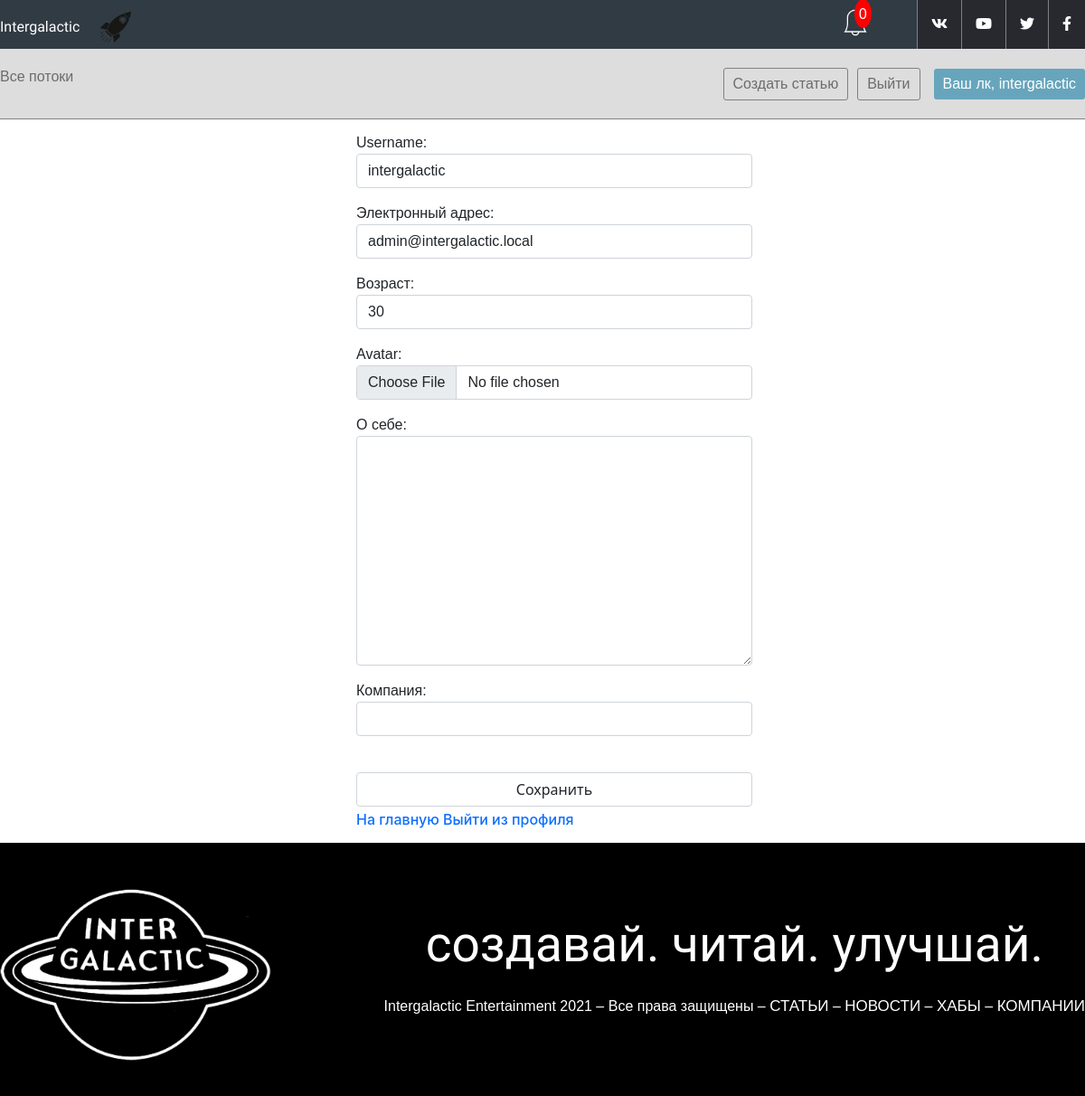
/auth/edit/ (signed in), run on the app's committed database.
### authapp/models.py (models this page shows)
class IntergalacticUser(AbstractUser):
    avatar = models.ImageField(upload_to=USERS_AVATARS, blank=True)
    age = models.PositiveIntegerField(verbose_name='возраст', null=False,
                                      default=0)
    email = models.EmailField(verbose_name='электронный адрес', unique=True)
    about = models.TextField(verbose_name='о себе', blank=True)
    company = models.CharField(verbose_name='компания', max_length=32,
                               blank=True)
    class Meta:
        verbose_name = 'Пользователь'
        verbose_name_plural = 'Пользователи'
        ordering = ['-is_active', '-is_superuser', '-is_staff', 'username']

### authapp/views.py (the view)
# urls.py: path('edit/', authapp.Profile.as_view(), name='profile'),
class Profile(UpdateView):
    model = IntergalacticUser
    template_name = 'authapp/edit.html'
    success_url = reverse_lazy('auth:profile')
    form_class = IntergalacticUserEditForm
    def get_object(self, queryset=None):
        return IntergalacticUser.objects.get(pk=self.request.user.pk)

### authapp/forms.py
class IntergalacticUserEditForm(UserChangeForm):
    class Meta:
        model = IntergalacticUser
        fields = ('username', 'email', 'age', 'avatar', 'about', 'company')
    def __init__(self, *args, **kwargs):
        super(IntergalacticUserEditForm, self).__init__(*args, **kwargs)
        for field_name, field in self.fields.items():
            field.widget.attrs['class'] = "form-control"
            field.help_text = ''
            if field_name == 'password':
                field.widget = forms.HiddenInput()

### authapp/templates/authapp/edit.html (shortened to what this page needs)
{% extends 'authapp/base.html' %}
{% block loginForm %}
    <form class="form-horizontal" action="{% url 'auth:profile' %}" method="post" enctype="multipart/form-data">
        {{ form.as_p }}
        <br>
        <input class="form-control" type="submit" value="Сохранить">
    </form>
    <a class="btn btn-link" href="{% url 'mainapp:main' %}">На главную</a>
    <a class="btn btn-link" href="{% url 'auth:logout' %}">Выйти из профиля</a>
{% endblock %}

### mainapp/templates/mainapp/includes/inc_main_menu.html (shortened to what this page needs)
<div class="nav-wrapper">
    <nav class="main-nav">
        <ul>
            <li>
                <a href="{% url 'main:category' 0 %}"
                    class="{% if request.resolver_match.kwargs.pk == 0 %}nav-link-current{% endif %}">
                    Все потоки
                </a>
            </li>
        </ul>
        <div class="nav-right">
            {% if user.is_authenticated %}
                <a href="{% url 'main:create_publication' %}" class="login">Создать статью</a>
                <a href="{% url 'auth:logout' %}" class="login">Выйти</a>
                <a href="{% url 'main:personality' %}" class="registration">Ваш лк, {{ request.user }}</a>
            {% else %}
                <a href="{% url 'auth:login' %}" class="login">Войти</a>
                <a href="{% url 'auth:register' %}" class="registration">Регистрация</a></div>
            {% endif %}
    </nav>
</div>

### static/style/style.css (style rules this page uses)
* { margin: 0; padding: 0; }
a { text-decoration: none !important; color: #6c6c6c; font-family: sans-serif; }
p { font-family: sans-serif !important; }
.nav-wrapper { border-bottom: 1px solid grey; background-color: #dddddd; position: sticky; z-index: 10000; top: 0; }
.main-nav { display: flex; justify-content: space-between; z-index: 99; min-width: 1024px; max-width: 1200px; margin: 0 auto; }
.main-nav ul { display: flex; list-style-type: none; padding: 18px 0 18px 0; }
.main-nav .nav-right { display: flex; align-items: center; }
.main-nav .nav-right .login, .main-nav .nav-right .registration { padding: 5px 10px; border-radius: 3px; margin-left: 15px; }
.main-nav .nav-right .login { margin-left: 10px; color: #6c6c6c; border: 1px solid grey; }
.main-nav .nav-right .registration { background-color: #67a5bc; color: white; }
.btn { -webkit-font-smoothing: antialiased; -moz-osx-font-smoothing: grayscale; border: 0; background-color: transparent; box-shadow: none; padding: 0; cursor: pointer; user-select: none; -webkit-appearance: none; -moz-appearance: none; touch-action: manipulation; display: inline-flex; align-items: center; justify-content: center; width: auto; font-weight: 500; font-family: "-apple-system", BlinkMacSystemFont, "Segoe UI", Arial, sans-serif; box-sizing: border-box; white-space: nowrap; }
.btn:link { text-decoration: none; }
* { -webkit-box-sizing: content-box; -moz-box-sizing: content-box; box-sizing: content-box; }
*:before, *:after { -webkit-box-sizing: content-box; -moz-box-sizing: content-box; box-sizing: content-box; }

### data on the page
IntergalacticUser: user "intergalactic", username "intergalactic", email "admin@intergalactic.local", age "30"

### other printed values
{{ notifications|length }} "0"
